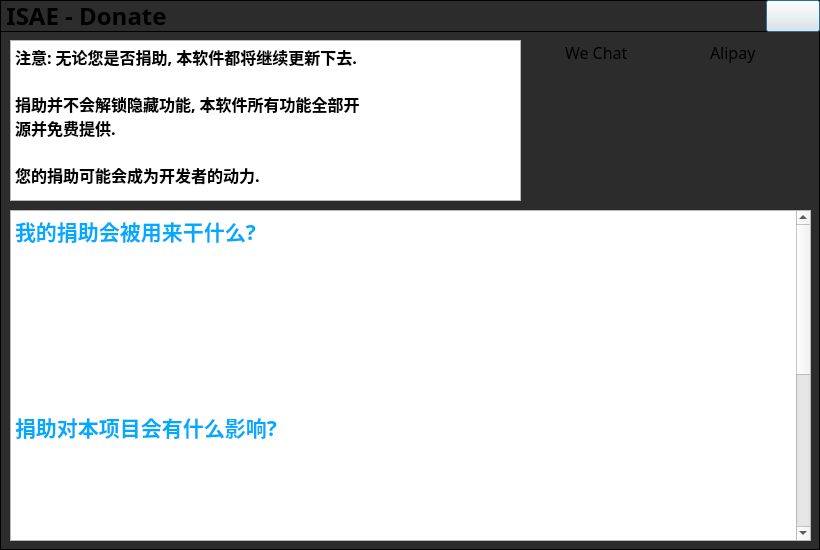
<?xml version="1.0" encoding="UTF-8"?>
<ui version="4.0">
 <class>DonateWindow</class>
 <widget class="QDialog" name="DonateWindow">
  <property name="geometry">
   <rect>
    <x>0</x>
    <y>0</y>
    <width>820</width>
    <height>550</height>
   </rect>
  </property>
  <property name="windowTitle">
   <string>Dialog</string>
  </property>
  <property name="styleSheet">
   <string notr="true">QWidget#DonateWindow{
border: 1px solid black;
background-color: #2c2c2c;
}</string>
  </property>
  <widget class="QWidget" name="titleLayout" native="true">
   <property name="geometry">
    <rect>
     <x>0</x>
     <y>0</y>
     <width>820</width>
     <height>32</height>
    </rect>
   </property>
   <property name="font">
    <font>
     <family>文泉驿等宽微米黑</family>
    </font>
   </property>
   <property name="styleSheet">
    <string notr="true">QWidget#titleLayout{
border: 1px solid black;
background-color: transparent;
}</string>
   </property>
   <layout class="QHBoxLayout" name="horizontalLayout">
    <property name="spacing">
     <number>6</number>
    </property>
    <property name="leftMargin">
     <number>6</number>
    </property>
    <property name="topMargin">
     <number>0</number>
    </property>
    <property name="rightMargin">
     <number>0</number>
    </property>
    <property name="bottomMargin">
     <number>0</number>
    </property>
    <item>
     <widget class="QLabel" name="isaeLabel">
      <property name="enabled">
       <bool>true</bool>
      </property>
      <property name="minimumSize">
       <size>
        <width>56</width>
        <height>26</height>
       </size>
      </property>
      <property name="maximumSize">
       <size>
        <width>1000</width>
        <height>26</height>
       </size>
      </property>
      <property name="font">
       <font>
        <family>Earth Orbiter</family>
        <pointsize>18</pointsize>
        <weight>75</weight>
        <bold>true</bold>
       </font>
      </property>
      <property name="toolTip">
       <string>ISAE - DONATE</string>
      </property>
      <property name="styleSheet">
       <string notr="true"/>
      </property>
      <property name="text">
       <string>ISAE - Donate</string>
      </property>
      <property name="scaledContents">
       <bool>false</bool>
      </property>
      <property name="alignment">
       <set>Qt::AlignCenter</set>
      </property>
     </widget>
    </item>
    <item>
     <spacer name="horizontalSpacer">
      <property name="orientation">
       <enum>Qt::Horizontal</enum>
      </property>
      <property name="sizeHint" stdset="0">
       <size>
        <width>40</width>
        <height>20</height>
       </size>
      </property>
     </spacer>
    </item>
    <item>
     <widget class="QPushButton" name="closeButton">
      <property name="minimumSize">
       <size>
        <width>54</width>
        <height>32</height>
       </size>
      </property>
      <property name="maximumSize">
       <size>
        <width>54</width>
        <height>32</height>
       </size>
      </property>
      <property name="toolTip">
       <string>关闭</string>
      </property>
      <property name="styleSheet">
       <string notr="true"/>
      </property>
      <property name="text">
       <string/>
      </property>
      <property name="icon">
       <iconset resource="Resources.qrc">
        <normaloff>:/imgs/assets/close.svg</normaloff>:/imgs/assets/close.svg</iconset>
      </property>
      <property name="iconSize">
       <size>
        <width>24</width>
        <height>24</height>
       </size>
      </property>
     </widget>
    </item>
   </layout>
  </widget>
  <widget class="QTextEdit" name="textEdit">
   <property name="geometry">
    <rect>
     <x>10</x>
     <y>210</y>
     <width>801</width>
     <height>331</height>
    </rect>
   </property>
   <property name="font">
    <font>
     <family>文泉驿等宽微米黑</family>
    </font>
   </property>
   <property name="html">
    <string>&lt;!DOCTYPE HTML PUBLIC &quot;-//W3C//DTD HTML 4.0//EN&quot; &quot;http://www.w3.org/TR/REC-html40/strict.dtd&quot;&gt;
&lt;html&gt;&lt;head&gt;&lt;meta name=&quot;qrichtext&quot; content=&quot;1&quot; /&gt;&lt;style type=&quot;text/css&quot;&gt;
p, li { white-space: pre-wrap; }
&lt;/style&gt;&lt;/head&gt;&lt;body style=&quot; font-family:'文泉驿等宽微米黑'; font-size:12pt; font-weight:400; font-style:normal;&quot;&gt;
&lt;p style=&quot; margin-top:0px; margin-bottom:0px; margin-left:0px; margin-right:0px; -qt-block-indent:0; text-indent:0px;&quot;&gt;&lt;span style=&quot; font-family:'思源黑体 CN'; font-size:16pt; font-weight:600; color:#00aaff;&quot;&gt;我的捐助会被用来干什么?&lt;/span&gt;&lt;/p&gt;
&lt;p style=&quot; margin-top:0px; margin-bottom:0px; margin-left:0px; margin-right:0px; -qt-block-indent:0; text-indent:0px;&quot;&gt;&lt;span style=&quot; font-family:'思源黑体 CN'; color:#00aaff;&quot;&gt; &lt;/span&gt;&lt;/p&gt;
&lt;p style=&quot; margin-top:0px; margin-bottom:0px; margin-left:0px; margin-right:0px; -qt-block-indent:0; text-indent:0px;&quot;&gt;&lt;span style=&quot; font-family:'思源黑体 CN'; color:#ffffff;&quot;&gt;为开发者买一些咖啡, 或者改善一下开发者的生活水平 (作为收入的一部分).&lt;/span&gt;&lt;/p&gt;
&lt;p style=&quot;-qt-paragraph-type:empty; margin-top:0px; margin-bottom:0px; margin-left:0px; margin-right:0px; -qt-block-indent:0; text-indent:0px; font-family:'思源黑体 CN'; color:#ffffff;&quot;&gt;&lt;br /&gt;&lt;/p&gt;
&lt;p style=&quot; margin-top:0px; margin-bottom:0px; margin-left:0px; margin-right:0px; -qt-block-indent:0; text-indent:0px;&quot;&gt;&lt;span style=&quot; font-family:'思源黑体 CN'; color:#ffffff;&quot;&gt;如您所见, ISAE会有在线功能, 今后也可能提供统一的团队平台与Wiki共享平台.&lt;/span&gt;&lt;/p&gt;
&lt;p style=&quot;-qt-paragraph-type:empty; margin-top:0px; margin-bottom:0px; margin-left:0px; margin-right:0px; -qt-block-indent:0; text-indent:0px; font-family:'思源黑体 CN'; color:#ffffff;&quot;&gt;&lt;br /&gt;&lt;/p&gt;
&lt;p style=&quot; margin-top:0px; margin-bottom:0px; margin-left:0px; margin-right:0px; -qt-block-indent:0; text-indent:0px;&quot;&gt;&lt;span style=&quot; font-family:'思源黑体 CN'; color:#ffffff;&quot;&gt;届时, 您的捐助将被优先用来维护和续费服务器.&lt;/span&gt;&lt;/p&gt;
&lt;p style=&quot;-qt-paragraph-type:empty; margin-top:0px; margin-bottom:0px; margin-left:0px; margin-right:0px; -qt-block-indent:0; text-indent:0px; font-family:'思源黑体 CN'; color:#ffffff;&quot;&gt;&lt;br /&gt;&lt;/p&gt;
&lt;p style=&quot; margin-top:0px; margin-bottom:0px; margin-left:0px; margin-right:0px; -qt-block-indent:0; text-indent:0px;&quot;&gt;&lt;span style=&quot; font-family:'思源黑体 CN'; font-size:16pt; font-weight:600; color:#00aaff;&quot;&gt;捐助对本项目会有什么影响?&lt;/span&gt;&lt;/p&gt;
&lt;p style=&quot;-qt-paragraph-type:empty; margin-top:0px; margin-bottom:0px; margin-left:0px; margin-right:0px; -qt-block-indent:0; text-indent:0px; font-family:'思源黑体 CN'; color:#ffffff;&quot;&gt;&lt;br /&gt;&lt;/p&gt;
&lt;p style=&quot; margin-top:0px; margin-bottom:0px; margin-left:0px; margin-right:0px; -qt-block-indent:0; text-indent:0px;&quot;&gt;&lt;span style=&quot; font-family:'思源黑体 CN'; color:#ffffff;&quot;&gt;不会有很大的影响. 本项目无论是否收到捐助, 都会在开发者力所能及的情况下进行维护和新功能的开发.&lt;/span&gt;&lt;/p&gt;
&lt;p style=&quot;-qt-paragraph-type:empty; margin-top:0px; margin-bottom:0px; margin-left:0px; margin-right:0px; -qt-block-indent:0; text-indent:0px; font-family:'思源黑体 CN'; color:#ffffff;&quot;&gt;&lt;br /&gt;&lt;/p&gt;
&lt;p style=&quot; margin-top:0px; margin-bottom:0px; margin-left:0px; margin-right:0px; -qt-block-indent:0; text-indent:0px;&quot;&gt;&lt;span style=&quot; font-family:'思源黑体 CN'; color:#ffffff;&quot;&gt;资金不足时, 可能会影响到Wiki和统一团队平台 (将来如果有此计划) 的运营.&lt;/span&gt;&lt;/p&gt;
&lt;p style=&quot;-qt-paragraph-type:empty; margin-top:0px; margin-bottom:0px; margin-left:0px; margin-right:0px; -qt-block-indent:0; text-indent:0px; font-family:'思源黑体 CN'; color:#ffffff;&quot;&gt;&lt;br /&gt;&lt;/p&gt;
&lt;p style=&quot; margin-top:0px; margin-bottom:0px; margin-left:0px; margin-right:0px; -qt-block-indent:0; text-indent:0px;&quot;&gt;&lt;span style=&quot; font-family:'思源黑体 CN'; color:#ffffff;&quot;&gt;本软件的目的是给信息安全学习者/从业者提供一些工具集成, 不必受限于网络环境, 而更加轻松的进行数据处理和安全审计. 所以线上功能永远不会成为本项目的重点. 本项目的所有实用功能都将以离线的方式提供. 因此不用担心服务器问题对软件使用造成的影响.&lt;/span&gt;&lt;/p&gt;
&lt;p style=&quot;-qt-paragraph-type:empty; margin-top:0px; margin-bottom:0px; margin-left:0px; margin-right:0px; -qt-block-indent:0; text-indent:0px; font-family:'思源黑体 CN'; color:#ffffff;&quot;&gt;&lt;br /&gt;&lt;/p&gt;
&lt;p style=&quot; margin-top:0px; margin-bottom:0px; margin-left:0px; margin-right:0px; -qt-block-indent:0; text-indent:0px;&quot;&gt;&lt;span style=&quot; font-family:'思源黑体 CN'; color:#ffffff;&quot;&gt;计划团队共享平台的开发时, 我们会直接提供共享平台的自动化部署脚本, 帮您在自己的服务器上简单的搭建一个共享平台. 统一共享平台仅作为您在没有可用服务器时需要团队合作的一个选项.&lt;/span&gt;&lt;/p&gt;
&lt;p style=&quot;-qt-paragraph-type:empty; margin-top:0px; margin-bottom:0px; margin-left:0px; margin-right:0px; -qt-block-indent:0; text-indent:0px; font-family:'思源黑体 CN'; color:#ffffff;&quot;&gt;&lt;br /&gt;&lt;/p&gt;
&lt;p style=&quot; margin-top:0px; margin-bottom:0px; margin-left:0px; margin-right:0px; -qt-block-indent:0; text-indent:0px;&quot;&gt;&lt;span style=&quot; font-family:'思源黑体 CN'; font-size:16pt; font-weight:600; color:#00aaff;&quot;&gt;本软件存在付费版本吗?&lt;/span&gt;&lt;/p&gt;
&lt;p style=&quot;-qt-paragraph-type:empty; margin-top:0px; margin-bottom:0px; margin-left:0px; margin-right:0px; -qt-block-indent:0; text-indent:0px; font-family:'思源黑体 CN'; color:#ffffff;&quot;&gt;&lt;br /&gt;&lt;/p&gt;
&lt;p style=&quot; margin-top:0px; margin-bottom:0px; margin-left:0px; margin-right:0px; -qt-block-indent:0; text-indent:0px;&quot;&gt;&lt;span style=&quot; font-family:'思源黑体 CN'; color:#ffffff;&quot;&gt;不存在. 本软件的代码完全开源, 各个组件尽力做到能够再次使用并支持剥离出来作为单独程序提供. 如果你对本软件的开发有意见反馈或者想一起为这个项目做出贡献, 欢迎到GitHub的项目平台上提交issue和Pull Request.&lt;/span&gt;&lt;/p&gt;
&lt;p style=&quot;-qt-paragraph-type:empty; margin-top:0px; margin-bottom:0px; margin-left:0px; margin-right:0px; -qt-block-indent:0; text-indent:0px; font-family:'思源黑体 CN'; color:#ffffff;&quot;&gt;&lt;br /&gt;&lt;/p&gt;&lt;/body&gt;&lt;/html&gt;</string>
   </property>
   <property name="textInteractionFlags">
    <set>Qt::TextSelectableByMouse</set>
   </property>
  </widget>
  <widget class="QLabel" name="alipay">
   <property name="geometry">
    <rect>
     <x>680</x>
     <y>75</y>
     <width>120</width>
     <height>120</height>
    </rect>
   </property>
   <property name="styleSheet">
    <string notr="true"/>
   </property>
   <property name="text">
    <string/>
   </property>
   <property name="pixmap">
    <pixmap resource="Resources.qrc">:/imgs/assets/alipay.png</pixmap>
   </property>
   <property name="scaledContents">
    <bool>true</bool>
   </property>
  </widget>
  <widget class="QLabel" name="wechatpay">
   <property name="geometry">
    <rect>
     <x>540</x>
     <y>75</y>
     <width>120</width>
     <height>120</height>
    </rect>
   </property>
   <property name="styleSheet">
    <string notr="true"/>
   </property>
   <property name="text">
    <string/>
   </property>
   <property name="pixmap">
    <pixmap resource="Resources.qrc">:/imgs/assets/wechatpay.png</pixmap>
   </property>
   <property name="scaledContents">
    <bool>true</bool>
   </property>
  </widget>
  <widget class="QLabel" name="wechatLabel">
   <property name="geometry">
    <rect>
     <x>565</x>
     <y>40</y>
     <width>71</width>
     <height>24</height>
    </rect>
   </property>
   <property name="font">
    <font>
     <family>文泉驿等宽微米黑</family>
     <pointsize>12</pointsize>
    </font>
   </property>
   <property name="text">
    <string>We Chat</string>
   </property>
  </widget>
  <widget class="QLabel" name="alipayLabel">
   <property name="geometry">
    <rect>
     <x>710</x>
     <y>40</y>
     <width>61</width>
     <height>24</height>
    </rect>
   </property>
   <property name="font">
    <font>
     <family>文泉驿等宽微米黑</family>
     <pointsize>12</pointsize>
    </font>
   </property>
   <property name="text">
    <string>Alipay</string>
   </property>
  </widget>
  <widget class="QTextEdit" name="infoText">
   <property name="geometry">
    <rect>
     <x>10</x>
     <y>40</y>
     <width>511</width>
     <height>161</height>
    </rect>
   </property>
   <property name="font">
    <font>
     <family>文泉驿等宽微米黑</family>
    </font>
   </property>
   <property name="html">
    <string>&lt;!DOCTYPE HTML PUBLIC &quot;-//W3C//DTD HTML 4.0//EN&quot; &quot;http://www.w3.org/TR/REC-html40/strict.dtd&quot;&gt;
&lt;html&gt;&lt;head&gt;&lt;meta name=&quot;qrichtext&quot; content=&quot;1&quot; /&gt;&lt;style type=&quot;text/css&quot;&gt;
p, li { white-space: pre-wrap; }
&lt;/style&gt;&lt;/head&gt;&lt;body style=&quot; font-family:'文泉驿等宽微米黑'; font-size:12pt; font-weight:400; font-style:normal;&quot;&gt;
&lt;p style=&quot; margin-top:0px; margin-bottom:0px; margin-left:0px; margin-right:0px; -qt-block-indent:0; text-indent:0px;&quot;&gt;&lt;span style=&quot; font-family:'思源黑体 CN'; font-weight:600;&quot;&gt;注意: 无论您是否捐助, 本软件都将继续更新下去.&lt;/span&gt;&lt;/p&gt;
&lt;p style=&quot;-qt-paragraph-type:empty; margin-top:0px; margin-bottom:0px; margin-left:0px; margin-right:0px; -qt-block-indent:0; text-indent:0px; font-family:'思源黑体 CN'; font-weight:600;&quot;&gt;&lt;br /&gt;&lt;/p&gt;
&lt;p style=&quot; margin-top:0px; margin-bottom:0px; margin-left:0px; margin-right:0px; -qt-block-indent:0; text-indent:0px;&quot;&gt;&lt;span style=&quot; font-family:'思源黑体 CN'; font-weight:600;&quot;&gt;捐助并不会解锁隐藏功能, 本软件所有功能全部开&lt;/span&gt;&lt;/p&gt;
&lt;p style=&quot; margin-top:0px; margin-bottom:0px; margin-left:0px; margin-right:0px; -qt-block-indent:0; text-indent:0px;&quot;&gt;&lt;span style=&quot; font-family:'思源黑体 CN'; font-weight:600;&quot;&gt;源并免费提供.&lt;/span&gt;&lt;/p&gt;
&lt;p style=&quot;-qt-paragraph-type:empty; margin-top:0px; margin-bottom:0px; margin-left:0px; margin-right:0px; -qt-block-indent:0; text-indent:0px; font-family:'思源黑体 CN'; font-weight:600;&quot;&gt;&lt;br /&gt;&lt;/p&gt;
&lt;p style=&quot; margin-top:0px; margin-bottom:0px; margin-left:0px; margin-right:0px; -qt-block-indent:0; text-indent:0px;&quot;&gt;&lt;span style=&quot; font-family:'思源黑体 CN'; font-weight:600;&quot;&gt;您的捐助可能会成为开发者的动力.&lt;/span&gt;&lt;/p&gt;&lt;/body&gt;&lt;/html&gt;</string>
   </property>
   <property name="textInteractionFlags">
    <set>Qt::TextSelectableByMouse</set>
   </property>
  </widget>
 </widget>
 <resources>
  <include location="Resources.qrc"/>
 </resources>
 <connections>
  <connection>
   <sender>closeButton</sender>
   <signal>clicked()</signal>
   <receiver>DonateWindow</receiver>
   <slot>close()</slot>
   <hints>
    <hint type="sourcelabel">
     <x>792</x>
     <y>15</y>
    </hint>
    <hint type="destinationlabel">
     <x>409</x>
     <y>274</y>
    </hint>
   </hints>
  </connection>
 </connections>
</ui>
